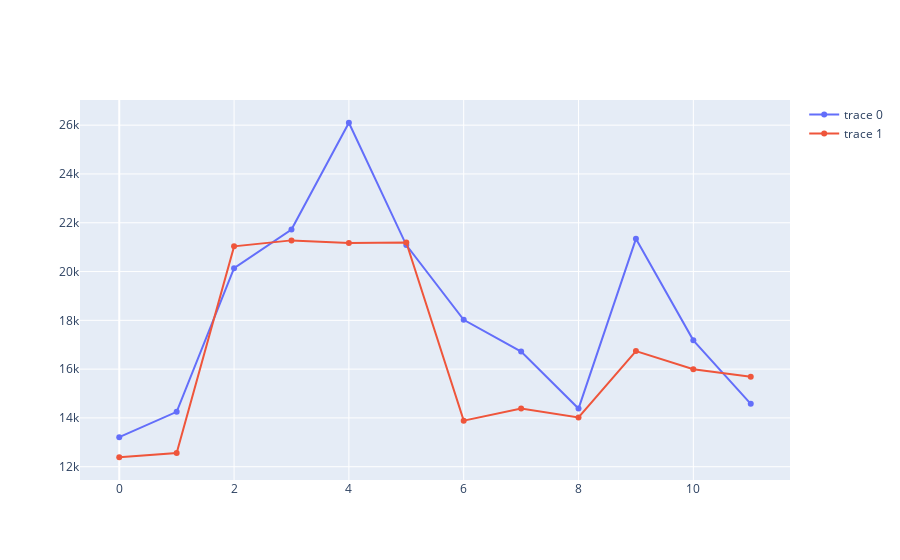

Write notebook code for a chart like this one.
### Code cell
iplot(Figure(data=[Scatter(y=test['Sales']),
                  Scatter(y=predictions)]))

### Figure 1 — Plotly figure (JSON) as saved in the notebook; plotly's stock layout.template omitted (floating-point values rounded to 4 significant figures)
{"data": [{"type": "scatter", "y": [13210, 14251, 20139, 21725, 26099, 21084, 18024, 16722, 14385, 21342, 17180, 14577]}, {"type": "scatter", "y": [12390.0, 12570.0, 21030.0, 21280.0, 21170.0, 21190.0, 13890.0, 14390.0, 14020.0, 16740.0, 16000.0, 15690.0]}], "layout": {}}
